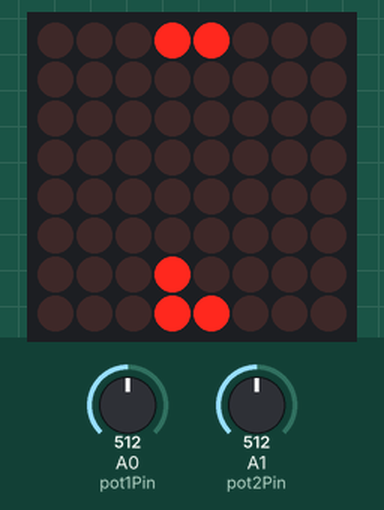
The sketch below on a simulated Arduino Uno, built with avr-gcc and run on an emulated ATmega328P. On the bench: 8×8 LED matrix. Wiring (inferred from the names in the program): LED matrix (orientation assumed): rows pin 2, pin 7, pin 19, pin 5, pin 13, pin 18, pin 12, pin 16; columns pin 6, pin 11, pin 10, pin 3, pin 17, pin 4, pin 8, pin 9. The test bench sets the inputs (shaded band); at power-on: A0 (pot1Pin) = 512, A1 (pot2Pin) = 512. Random numbers use the default seed unless the sketch sets one.

Above: at 1.2 s.
1.3 s: A0 (pot1Pin) set to 716
At 1.7 s:
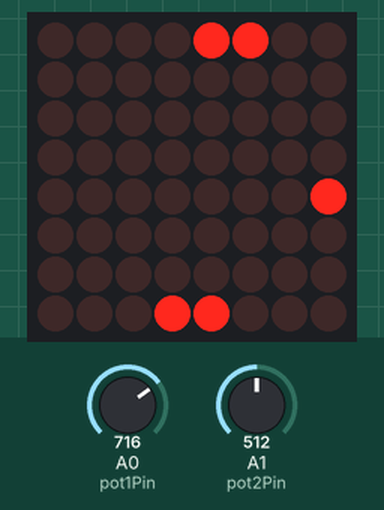
3.6 s: A1 (pot2Pin) set to 716
At 4.95 s:
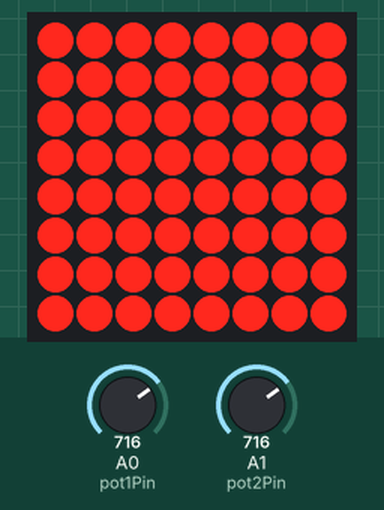
5.7 s: A0 (pot1Pin) set to 511
At 7.07 s:
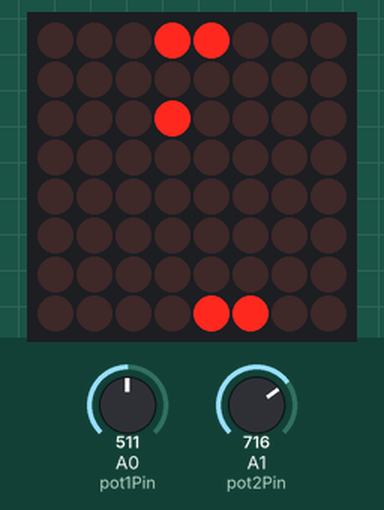
8.1 s: A1 (pot2Pin) set to 900
At 10.03 s:
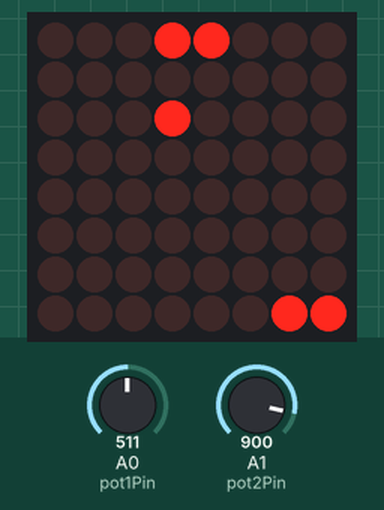
10.2 s: A1 (pot2Pin) set to 1023
At 10.63 s:
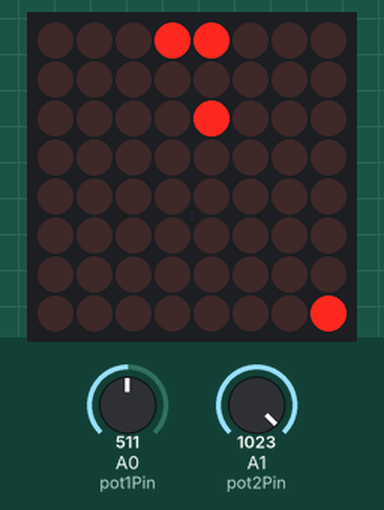
12.2 s: A0 (pot1Pin) set to 306
At 12.7 s:
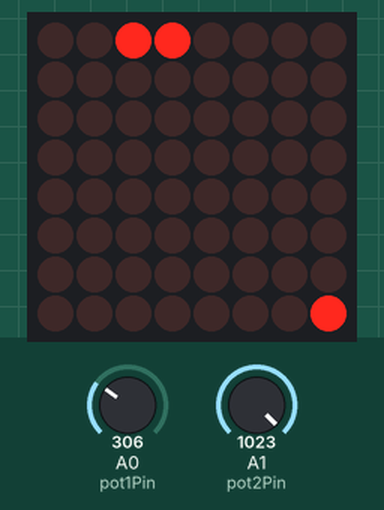
Timing chart, 0 to 15.2 s (numbered marks = the images above; inputs shaded):
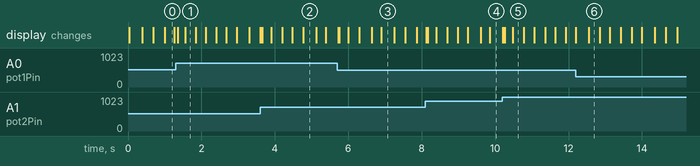

The sketch:

_04_ping_pong.ino
```cpp
int row[8] = {2, 7, 19, 5, 13, 18, 12, 16};     // definice pinu pro radky na Arduino
int col[8] = {6, 11, 10, 3, 17, 4, 8, 9};       // definice pinu pro sloupce na Arduino

int pot1Pin=A0;                                // Deklarace pinu pro potenciometr prvni hrace
int pot2Pin=A1;                                // Deklarace pinu pro potenciometr druheho hrace

int image[8][8]={                              // Vycisteni displeje
{0,0,0,0,0,0,0,0},
{0,0,0,0,0,0,0,0},
{0,0,0,0,0,0,0,0},
{0,0,0,0,0,0,0,0},
{0,0,0,0,0,0,0,0},
{0,0,0,0,0,0,0,0},
{0,0,0,0,0,0,0,0},
{0,0,0,0,0,0,0,0}
};

int death[8][8]={                              // Rozsviceni vsech diod na displeji
{1,1,1,1,1,1,1,1},
{1,1,1,1,1,1,1,1},
{1,1,1,1,1,1,1,1},
{1,1,1,1,1,1,1,1},
{1,1,1,1,1,1,1,1},
{1,1,1,1,1,1,1,1},
{1,1,1,1,1,1,1,1},
{1,1,1,1,1,1,1,1}
};

int blank[8][8]={                              // Zhasnuti vsech diod na displeji
{0,0,0,0,0,0,0,0},
{0,0,0,0,0,0,0,0},
{0,0,0,0,0,0,0,0},
{0,0,0,0,0,0,0,0},
{0,0,0,0,0,0,0,0},
{0,0,0,0,0,0,0,0},
{0,0,0,0,0,0,0,0},
{0,0,0,0,0,0,0,0}
};

long theTimer;                                           // Promenna timer

int gameState=0;                                         // Promena pro hlidani stavu hry
int animations=300;                                      // Rychlost animace

float ballXSpeed = 1;                                    // Rychlost v ose x
float ballXPosition=4;                                   // Vychozi X pozice micku

float ballYSpeed = 0;                                    // Rychlost v ose y
float ballYPosition=4;                                   // Vychozi Y pozice micku

int imageYPosition;
int imageXPosition;

int player1Position=3;                                   // Pozice palky prvniho hrace
int player2Position=3;                                   // Pozice palky druheho hrace

int gameSpeed;                                           // Rychlost hry

void setup(){
  for (int i=0; i<8; i++){                               // NAstaveni pinu jako vystupnich
    pinMode(row[i],OUTPUT);
    pinMode(col[i],OUTPUT);
  }
}

void draw(){
  for (int y=0; y<8; y++){                               // radky
    for (int x=0; x<8; x++){                             // z leva do prava
      if (image[x][y]==1){                               // Jestlize bude 1
        digitalWrite(col[x],LOW);                        // pin sloupce bude zapnut
      } else {                                           // jinak
        digitalWrite(col[x],HIGH);                       // pin radku bude vypnut
      }
    }
    digitalWrite(row[y],HIGH);                           // prepnuti pinu radku na LOW
    delayMicroseconds(1000);                             // zastaven programu na 1 sekundu
    digitalWrite(row[y],LOW);                            // prepnuti pinu radku na HIGH
  }
}

void refreshScreen(){
  switch (gameState) {                                   // prepnuti podle stavu hry
  case 0:                                                // nova hra
    memcpy(image,blank,sizeof(blank));                   // vycisteni obrazovky
    gameSpeed=300;                                       // nastaveni rychlosti hry
    ballXPosition=3;                                     // nastaveni X pozice micku
    ballYPosition=3;                                     // nastaveni Y pozice micku
    ballYSpeed=0;                                        // Micek leti rovne
    if (random(0,2)>0){                                  // ale nahodne z leva do prava
      ballXSpeed=1;
    } else {
      ballXSpeed=-1;
    }
    theTimer=millis();
    gameState=1;
    break;
  case 1:                                                // aktivni hra
    image[player1Position][0]=0;                         // palka hrace 1 vynulovani stare pozice
    image[player1Position+1][0]=0;                       // palka hrace 1 vynulovani stare pozice
    image[player2Position][7]=0;                         // palka hrace 2 vynulovani stare pozice
    image[player2Position+1][7]=0;                       // palka hrace 2 vynulovani stare pozice

    player1Position=map(analogRead(pot1Pin),0,1023,0,7); // cteni pozice hrace 1
    player2Position=map(analogRead(pot2Pin),0,1023,0,7); // cteni pozice hrace 2

    image[player1Position][0]=1;                         // zobrazeni palky hrace 1
    image[player1Position+1][0]=1;                       // zobrazeni palky hrace 1
    image[player2Position][7]=1;                         // zobrazeni palky hrace 2
    image[player2Position+1][7]=1;                       // zobrazeni palky hrace 2

    if (millis()>theTimer+gameSpeed){                    // casovar rychlosti hry
      if (gameSpeed>50) gameSpeed-=3;                    // akcelerace hry
      theTimer=millis();                                 // nastaveni noveho casu
      image[imageYPosition][imageXPosition]=0;           // prepise starou pozici
      ballXPosition+=ballXSpeed;                         // inovace pozice
      ballYPosition+=ballYSpeed;                         // inovace pozice

      if (ballYPosition>=7) ballYSpeed*=-1;              // kolize dolniho okraje
      if (ballYPosition<=0) ballYSpeed*=-1;              // kolize horniho okraje

      ballYPosition=constrain(ballYPosition,0,7);
      ballXPosition=constrain(ballXPosition,0,7);
      imageYPosition=round(ballYPosition);
      imageXPosition=round(ballXPosition);

      if ((ballXPosition>=6)&&(image[imageYPosition][7]==1)) {  // jestlize se palka stretne s mickem
        ballXSpeed*=-1;                                    // odrazi micek
        ballYSpeed=random(-2,3);                           // nahodny odrazovy uhel
      }
      if ((ballXPosition<=1)&&(image[imageYPosition][0]==1)) {  // jestlize se palka stretne s mickem
        ballXSpeed*=-1;                                    // odrazi micek
        ballYSpeed=random(-2,3);                           // nahodny odrazovy uhel
      }
      if (ballXPosition>=7){                               // micek propadl
        gameState=2;                                       // zmen stav hry
        theTimer=millis();                                 // nastaveni noveho casovace
      }

      if (ballXPosition<=0){                               // micek propadl
        gameState=2;                                       // zmen stav hry
        theTimer=millis();                                 // nastaveni noveho casovace
      }

      image[imageYPosition][imageXPosition]=1;             // nastaveni pozice obrazku

    }
    break;
  case 2:                                                  // hra byla ukoncena
    if (millis()>theTimer+gameSpeed){                      //
      theTimer=millis();
      gameState=3;                                         // nastaveni stavu hry na ukonceni
    }
    break;

  case 3:                                                  // ukonceni hry
    memcpy(image,death,sizeof(death));                     // zobrazni obrazku z ukoncene hry, memcpy je funkce pro zkopirovani jednoho pole do druheho
    if (millis()>theTimer+animations){                     //
      gameState=0;                                         // nastaveni stavu na zacatek nove hry
    }
    break;

  }
}

void loop(){
  refreshScreen();                                         //
  draw();                                                  //
}
```
